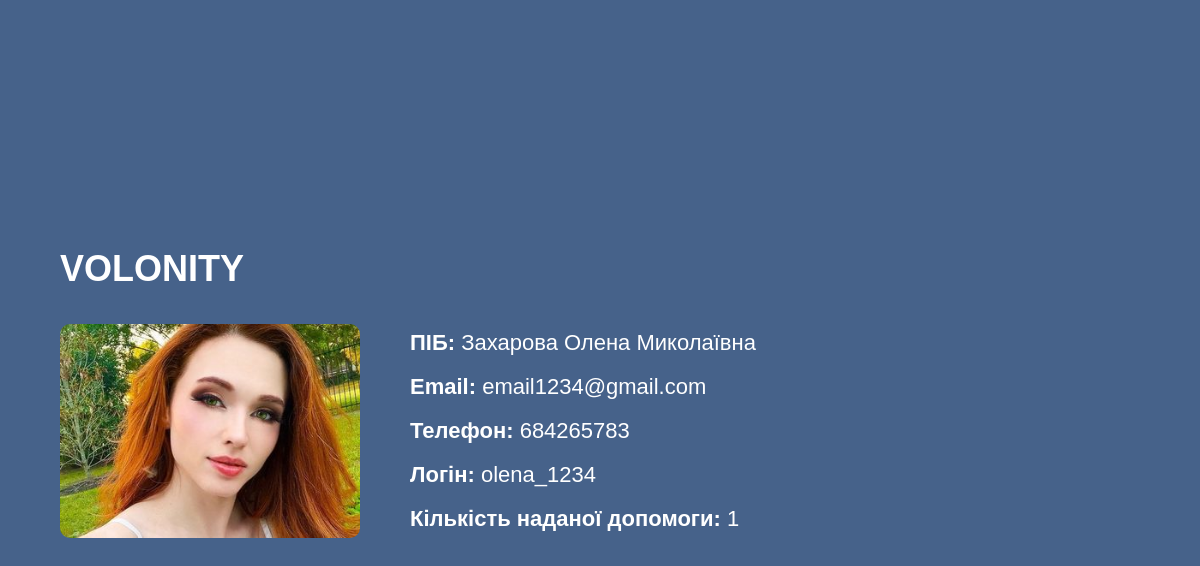
The app's page /profile1/profile_volunteer/ (signed in) with its own data.
### users/models.py (models this page shows, shortened)
class Volunteer(models.Model):
    id_volunteer = models.IntegerField(primary_key=True)  # Первинний ключ
    phone = models.BigIntegerField()  # Числове поле для телефону
    pib_volunteer = models.CharField(max_length=255)  # ПІБ волонтера
    email = models.EmailField(unique=True)  # Email
    login = models.CharField(max_length=100, unique=True)  # Логін
    photo = models.ImageField(upload_to='volunteer_photos/', blank=True, null=True)
    password = models.CharField(max_length=255)  # Пароль
    amount_of_help = models.IntegerField()  # Кількість наданої допомоги
    code_type_work = models.ForeignKey(TypeWork, on_delete=models.CASCADE)  # Зв'язок з TypeWork

### profile1/views.py (the view)
# urls.py: path('profile_volunteer/', views.profile_volunteer_view, name='profile_volunteer'),
def profile_volunteer_view(request):
    user_email = request.session.get('user_email')
    if not user_email:
        return redirect('login')  # Якщо користувач не залогінений, перенаправляємо на сторінку логіну
    try:
        volunteer_user = Volunteer.objects.get(email=user_email)
    except Volunteer.DoesNotExist:
        volunteer_user = None
    return render(request, 'profile1/profile_volunteer.html', {'volunteer_user': volunteer_user, 'MEDIA_URL': settings.MEDIA_URL})

### templates/profile1/profile_volunteer.html (shortened to what this page needs)
{% load static %}
<html lang="uk">
<head>
    <link rel="stylesheet" href="{% static 'css/profile_volunteer.css' %}">
</head>
<body>
    <div class="container">
        <header>
            <div class="logo">
                <span class="logo-text">VOLONITY</span>
            </div>
        </header>
        <div class="profile">
                {% if volunteer_user.photo %}
        <img src="{{ volunteer_user.photo.url }}" alt="Фото волонтера" class="profile-photo">
        {% else %}
            <p>Фото не доступне</p>
        {% endif %}
            <div class="profile-info">
                <p><strong>ПІБ:</strong> {{ volunteer_user.pib_volunteer }}</p>
                <p><strong>Email:</strong> {{ volunteer_user.email }}</p>
                <p><strong>Телефон:</strong> {{ volunteer_user.phone }}</p>
                <p><strong>Логін:</strong> {{ volunteer_user.login }}</p>
                <p><strong>Кількість наданої допомоги:</strong> {{ volunteer_user.amount_of_help }}</p>
            </div>
        </div>
    </div>
</body>
</html>

### static/css/profile_volunteer.css (style rules this page uses)
body { font-family: Arial, sans-serif; background-color: #46628A; color: white; margin: 0; padding: 0; display: flex; justify-content: center; align-items: center; height: 100vh; }
.container { display: flex; flex-direction: column; align-items: center; width: 90%; max-width: 1200px; }
header { text-align: left; width: 100%; margin-bottom: 20px; }
.logo-text { font-size: 36px; font-weight: bold; color: white; }
.profile { display: flex; align-items: center; justify-content: space-between; width: 100%; }
.profile-photo { width: 300px; height: auto; border-radius: 10px; margin-right: 50px; }
.profile-info { font-size: 22px; text-align: left; line-height: 1; flex-grow: 1; }

### records on screen
Volunteer: photo (picture), pib_volunteer "Захарова Олена Миколаївна", email "email1234@gmail.com", phone "684265783", login "olena_1234", amount_of_help "1"
